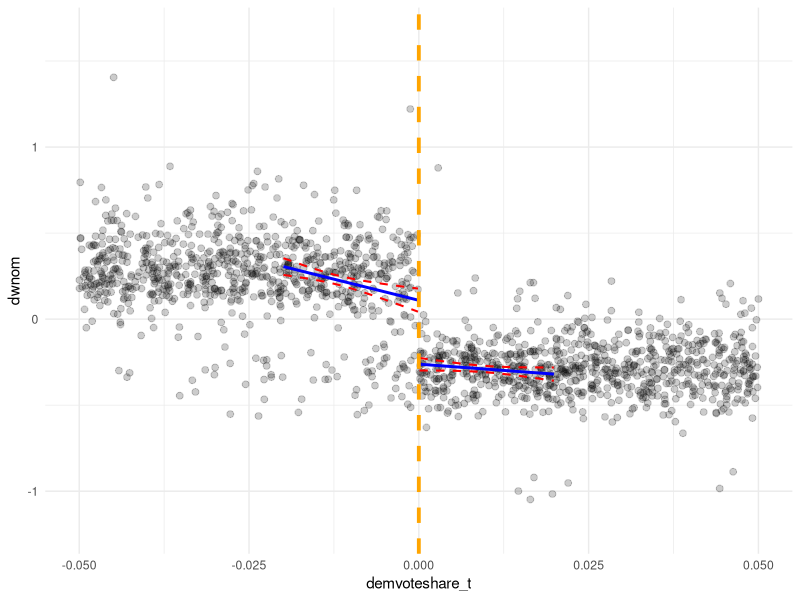

Reproduce this figure in R.
## ---- chunk 1
library(here)
library(tidyverse)
library(sandwich)
data <- read.table(here("data", "rdcongress.txt"))
# response = dwnom
# forcing variable demvoteshare
## ---- chunk 2
data_clean <- data %>% 
  select(dwnom, demvoteshare) %>% 
  drop_na() %>% 
  mutate(demvoteshare_t = demvoteshare - 0.5)
## ---- chunk 3
lm_lower <- lm(
  dwnom ~ demvoteshare_t,
  data = filter(data_clean, between(demvoteshare_t, -0.02, 0))
  )
lower_vcov <- vcovHC(lm_lower, type="HC")

lm_upper <- lm(
  dwnom ~ demvoteshare_t,
  data = filter(data_clean, between(demvoteshare_t, 0, 0.02))
)
upper_vcov <- vcovHC(lm_upper, type="HC")
## ---- chunk 4
# var(intercept) + x2 var(slope) + 2*x*cov(slope, intercept)

se_lower <- fortify(lm_lower) %>% 
  mutate(
    var_l = lower_vcov[1, 1] + demvoteshare_t^2*lower_vcov[2, 2] +
      2*demvoteshare_t*lower_vcov[1, 2],
    se_l = sqrt(var_l)
    ) %>% 
  mutate(lower = .fitted - 1.96*se_l,
         upper = .fitted + 1.96*se_l) %>% 
  select(demvoteshare_t, upper, lower)

se_upper <- fortify(lm_upper) %>% 
  mutate(
    var_u = upper_vcov[1, 1] + demvoteshare_t^2*upper_vcov[2, 2] +
      2*demvoteshare_t*upper_vcov[1, 2],
    se_u = sqrt(var_u)
    ) %>% 
  mutate(lower = .fitted - 1.96*se_u,
         upper = .fitted + 1.96*se_u) %>% 
  select(demvoteshare_t, upper, lower)
  
## ---- chunk 5
data_clean %>% 
  ggplot(aes(x = demvoteshare_t, y = dwnom)) +
  geom_point(size = 2, alpha = 0.2) +
  geom_line(data = fortify(lm_lower),
            aes(x = demvoteshare_t, y = .fitted),
            size = 1, color = "blue") +
  geom_line(data = se_lower,
            aes(x = demvoteshare_t, y = lower),
            size = 0.7, color = "red", linetype = "dashed") +
  geom_line(data = se_lower,
            aes(x = demvoteshare_t, y = upper),
            size = 0.7, color = "red", linetype = "dashed") +
  geom_line(data = fortify(lm_upper),
            aes(x = demvoteshare_t, y = .fitted),
            size = 1, color = "blue") +
  geom_line(data = se_upper,
            aes(x = demvoteshare_t, y = lower),
            size = 0.7, color = "red", linetype = "dashed") +
  geom_line(data = se_upper,
            aes(x = demvoteshare_t, y = upper),
            size = 0.7, color = "red", linetype = "dashed") +
  geom_vline(xintercept = 0, color = "orange", size = 1.3, linetype = "dashed") +
  theme_minimal() +
  xlim(c(-0.05, 0.05))

## ---- chunk 6
model_data <- data_clean %>% 
  mutate(D = ifelse(demvoteshare > 0.5, 1, 0))

mod <- lm(dwnom ~ demvoteshare_t + D + demvoteshare_t*D, data = model_data)
se <- sqrt(vcovHC(mod, type="HC")["D", "D"])
ci <- mod$coefficients["D"] + 1.96*c(-1,1)*se

data.frame(
  est = mod$coefficients["D"],
  lower = ci[1],
  upper = ci[2]
)
